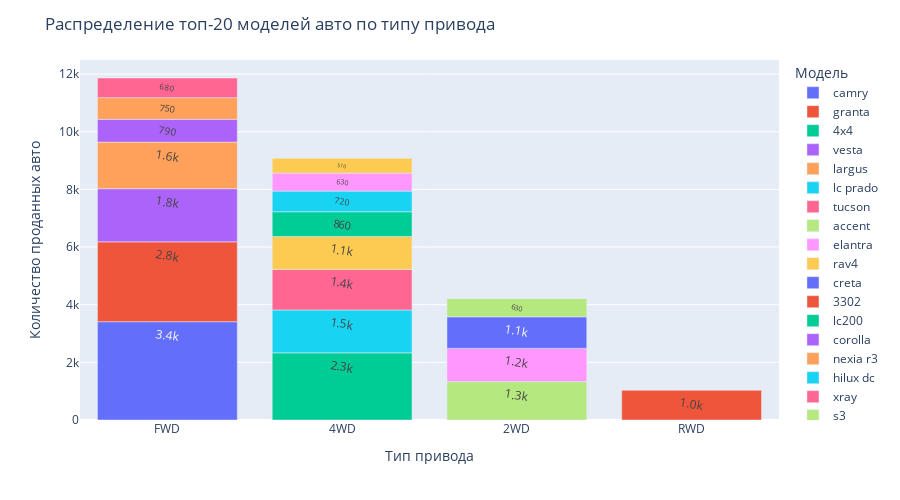

Source (notebook cell):
### Markdown cell above
<div class="alert alert-info">
   Из топ-20 самых продавемых авто порядка 70 % имеют объем двигателя 1,6 - 2 л. Около 30 %, в том числе и самая продавемая 
модель Camry, имеют объем двигателя 2 - 2,7 л. И только модель крупного внедорожника Toyota lc200 имеет объем двигателя 
4,6 л.
</div>

### Code cell
dfw = df.groupby(['Тип привода', 'Модель'], as_index = False).agg({'Количество':'sum'}).sort_values(by = 'Количество', ascending = False)[:20]
fig = px.bar(dfw, y = 'Количество', x = 'Тип привода', height = 500, text_auto='.2s', color = 'Модель')
fig.update_layout(xaxis_title = 'Тип привода', yaxis_title = 'Количество проданных авто', 
                  title = 'Распределение топ-20 моделей авто по типу привода')
fig.update_traces(textfont_size=12, textangle=10, textposition="inside", cliponaxis=False)
fig.show()

### Figure 1 — Plotly figure (JSON) as saved in the notebook; plotly's stock layout.template omitted (floating-point values rounded to 4 significant figures)
{"data": [{"alignmentgroup": "True", "cliponaxis": false, "hovertemplate": "Модель=camry<br>Тип привода=%{x}<br>Количество=%{y}<extra></extra>", "legendgroup": "camry", "marker": {"color": "#636efa", "pattern": {"shape": ""}}, "name": "camry", "offsetgroup": "camry", "orientation": "v", "showlegend": true, "textangle": 10, "textfont": {"size": 12}, "textposition": "inside", "texttemplate": "%{y:.2s}", "type": "bar", "x": ["FWD"], "xaxis": "x", "y": [3410], "yaxis": "y"}, {"alignmentgroup": "True", "cliponaxis": false, "hovertemplate": "Модель=granta<br>Тип привода=%{x}<br>Количество=%{y}<extra></extra>", "legendgroup": "granta", "marker": {"color": "#EF553B", "pattern": {"shape": ""}}, "name": "granta", "offsetgroup": "granta", "orientation": "v", "showlegend": true, "textangle": 10, "textfont": {"size": 12}, "textposition": "inside", "texttemplate": "%{y:.2s}", "type": "bar", "x": ["FWD"], "xaxis": "x", "y": [2771], "yaxis": "y"}, {"alignmentgroup": "True", "cliponaxis": false, "hovertemplate": "Модель=4x4<br>Тип привода=%{x}<br>Количество=%{y}<extra></extra>", "legendgroup": "4x4", "marker": {"color": "#00cc96", "pattern": {"shape": ""}}, "name": "4x4", "offsetgroup": "4x4", "orientation": "v", "showlegend": true, "textangle": 10, "textfont": {"size": 12}, "textposition": "inside", "texttemplate": "%{y:.2s}", "type": "bar", "x": ["4WD"], "xaxis": "x", "y": [2329], "yaxis": "y"}, {"alignmentgroup": "True", "cliponaxis": false, "hovertemplate": "Модель=vesta<br>Тип привода=%{x}<br>Количество=%{y}<extra></extra>", "legendgroup": "vesta", "marker": {"color": "#ab63fa", "pattern": {"shape": ""}}, "name": "vesta", "offsetgroup": "vesta", "orientation": "v", "showlegend": true, "textangle": 10, "textfont": {"size": 12}, "textposition": "inside", "texttemplate": "%{y:.2s}", "type": "bar", "x": ["FWD"], "xaxis": "x", "y": [1843], "yaxis": "y"}, {"alignmentgroup": "True", "cliponaxis": false, "hovertemplate": "Модель=largus<br>Тип привода=%{x}<br>Количество=%{y}<extra></extra>", "legendgroup": "largus", "marker": {"color": "#FFA15A", "pattern": {"shape": ""}}, "name": "largus", "offsetgroup": "largus", "orientation": "v", "showlegend": true, "textangle": 10, "textfont": {"size": 12}, "textposition": "inside", "texttemplate": "%{y:.2s}", "type": "bar", "x": ["FWD"], "xaxis": "x", "y": [1616], "yaxis": "y"}, {"alignmentgroup": "True", "cliponaxis": false, "hovertemplate": "Модель=lc prado<br>Тип привода=%{x}<br>Количество=%{y}<extra></extra>", "legendgroup": "lc prado", "marker": {"color": "#19d3f3", "pattern": {"shape": ""}}, "name": "lc prado", "offsetgroup": "lc prado", "orientation": "v", "showlegend": true, "textangle": 10, "textfont": {"size": 12}, "textposition": "inside", "texttemplate": "%{y:.2s}", "type": "bar", "x": ["4WD"], "xaxis": "x", "y": [1489], "yaxis": "y"}, {"alignmentgroup": "True", "cliponaxis": false, "hovertemplate": "Модель=tucson<br>Тип привода=%{x}<br>Количество=%{y}<extra></extra>", "legendgroup": "tucson", "marker": {"color": "#FF6692", "pattern": {"shape": ""}}, "name": "tucson", "offsetgroup": "tucson", "orientation": "v", "showlegend": true, "textangle": 10, "textfont": {"size": 12}, "textposition": "inside", "texttemplate": "%{y:.2s}", "type": "bar", "x": ["4WD"], "xaxis": "x", "y": [1404], "yaxis": "y"}, {"alignmentgroup": "True", "cliponaxis": false, "hovertemplate": "Модель=accent<br>Тип привода=%{x}<br>Количество=%{y}<extra></extra>", "legendgroup": "accent", "marker": {"color": "#B6E880", "pattern": {"shape": ""}}, "name": "accent", "offsetgroup": "accent", "orientation": "v", "showlegend": true, "textangle": 10, "textfont": {"size": 12}, "textposition": "inside", "texttemplate": "%{y:.2s}", "type": "bar", "x": ["2WD"], "xaxis": "x", "y": [1332], "yaxis": "y"}, {"alignmentgroup": "True", "cliponaxis": false, "hovertemplate": "Модель=elantra<br>Тип привода=%{x}<br>Количество=%{y}<extra></extra>", "legendgroup": "elantra", "marker": {"color": "#FF97FF", "pattern": {"shape": ""}}, "name": "elantra", "offsetgroup": "elantra", "orientation": "v", "showlegend": true, "textangle": 10, "textfont": {"size": 12}, "textposition": "inside", "texttemplate": "%{y:.2s}", "type": "bar", "x": ["2WD"], "xaxis": "x", "y": [1152], "yaxis": "y"}, {"alignmentgroup": "True", "cliponaxis": false, "hovertemplate": "Модель=rav4<br>Тип привода=%{x}<br>Количество=%{y}<extra></extra>", "legendgroup": "rav4", "marker": {"color": "#FECB52", "pattern": {"shape": ""}}, "name": "rav4", "offsetgroup": "rav4", "orientation": "v", "showlegend": true, "textangle": 10, "textfont": {"size": 12}, "textposition": "inside", "texttemplate": "%{y:.2s}", "type": "bar", "x": ["4WD"], "xaxis": "x", "y": [1143], "yaxis": "y"}, {"alignmentgroup": "True", "cliponaxis": false, "hovertemplate": "Модель=creta<br>Тип привода=%{x}<br>Количество=%{y}<extra></extra>", "legendgroup": "creta", "marker": {"color": "#636efa", "pattern": {"shape": ""}}, "name": "creta", "offsetgroup": "creta", "orientation": "v", "showlegend": true, "textangle": 10, "textfont": {"size": 12}, "textposition": "inside", "texttemplate": "%{y:.2s}", "type": "bar", "x": ["2WD"], "xaxis": "x", "y": [1094], "yaxis": "y"}, {"alignmentgroup": "True", "cliponaxis": false, "hovertemplate": "Модель=3302<br>Тип привода=%{x}<br>Количество=%{y}<extra></extra>", "legendgroup": "3302", "marker": {"color": "#EF553B", "pattern": {"shape": ""}}, "name": "3302", "offsetgroup": "3302", "orientation": "v", "showlegend": true, "textangle": 10, "textfont": {"size": 12}, "textposition": "inside", "texttemplate": "%{y:.2s}", "type": "bar", "x": ["RWD"], "xaxis": "x", "y": [1030], "yaxis": "y"}, {"alignmentgroup": "True", "cliponaxis": false, "hovertemplate": "Модель=lc200<br>Тип привода=%{x}<br>Количество=%{y}<extra></extra>", "legendgroup": "lc200", "marker": {"color": "#00cc96", "pattern": {"shape": ""}}, "name": "lc200", "offsetgroup": "lc200", "orientation": "v", "showlegend": true, "textangle": 10, "textfont": {"size": 12}, "textposition": "inside", "texttemplate": "%{y:.2s}", "type": "bar", "x": ["4WD"], "xaxis": "x", "y": [859], "yaxis": "y"}, {"alignmentgroup": "True", "cliponaxis": false, "hovertemplate": "Модель=corolla<br>Тип привода=%{x}<br>Количество=%{y}<extra></extra>", "legendgroup": "corolla", "marker": {"color": "#ab63fa", "pattern": {"shape": ""}}, "name": "corolla", "offsetgroup": "corolla", "orientation": "v", "showlegend": true, "textangle": 10, "textfont": {"size": 12}, "textposition": "inside", "texttemplate": "%{y:.2s}", "type": "bar", "x": ["FWD"], "xaxis": "x", "y": [791], "yaxis": "y"}, {"alignmentgroup": "True", "cliponaxis": false, "hovertemplate": "Модель=nexia r3<br>Тип привода=%{x}<br>Количество=%{y}<extra></extra>", "legendgroup": "nexia r3", "marker": {"color": "#FFA15A", "pattern": {"shape": ""}}, "name": "nexia r3", "offsetgroup": "nexia r3", "orientation": "v", "showlegend": true, "textangle": 10, "textfont": {"size": 12}, "textposition": "inside", "texttemplate": "%{y:.2s}", "type": "bar", "x": ["FWD"], "xaxis": "x", "y": [751], "yaxis": "y"}, {"alignmentgroup": "True", "cliponaxis": false, "hovertemplate": "Модель=hilux dc<br>Тип привода=%{x}<br>Количество=%{y}<extra></extra>", "legendgroup": "hilux dc", "marker": {"color": "#19d3f3", "pattern": {"shape": ""}}, "name": "hilux dc", "offsetgroup": "hilux dc", "orientation": "v", "showlegend": true, "textangle": 10, "textfont": {"size": 12}, "textposition": "inside", "texttemplate": "%{y:.2s}", "type": "bar", "x": ["4WD"], "xaxis": "x", "y": [716], "yaxis": "y"}, {"alignmentgroup": "True", "cliponaxis": false, "hovertemplate": "Модель=xray<br>Тип привода=%{x}<br>Количество=%{y}<extra></extra>", "legendgroup": "xray", "marker": {"color": "#FF6692", "pattern": {"shape": ""}}, "name": "xray", "offsetgroup": "xray", "orientation": "v", "showlegend": true, "textangle": 10, "textfont": {"size": 12}, "textposition": "inside", "texttemplate": "%{y:.2s}", "type": "bar", "x": ["FWD"], "xaxis": "x", "y": [682], "yaxis": "y"}, {"alignmentgroup": "True", "cliponaxis": false, "hovertemplate": "Модель=s3<br>Тип привода=%{x}<br>Количество=%{y}<extra></extra>", "legendgroup": "s3", "marker": {"color": "#B6E880", "pattern": {"shape": ""}}, "name": "s3", "offsetgroup": "s3", "orientation": "v", "showlegend": true, "textangle": 10, "textfont": {"size": 12}, "textposition": "inside", "texttemplate": "%{y:.2s}", "type": "bar", "x": ["2WD"], "xaxis": "x", "y": [631], "yaxis": "y"}, {"alignmentgroup": "True", "cliponaxis": false, "hovertemplate": "Модель=sportage<br>Тип привода=%{x}<br>Количество=%{y}<extra></extra>", "legendgroup": "sportage", "marker": {"color": "#FF97FF", "pattern": {"shape": ""}}, "name": "sportage", "offsetgroup": "sportage", "orientation": "v", "showlegend": true, "textangle": 10, "textfont": {"size": 12}, "textposition": "inside", "texttemplate": "%{y:.2s}", "type": "bar", "x": ["4WD"], "xaxis": "x", "y": [625], "yaxis": "y"}, {"alignmentgroup": "True", "cliponaxis": false, "hovertemplate": "Модель=niva<br>Тип привода=%{x}<br>Количество=%{y}<extra></extra>", "legendgroup": "niva", "marker": {"color": "#FECB52", "pattern": {"shape": ""}}, "name": "niva", "offsetgroup": "niva", "orientation": "v", "showlegend": true, "textangle": 10, "textfont": {"size": 12}, "textposition": "inside", "texttemplate": "%{y:.2s}", "type": "bar", "x": ["4WD"], "xaxis": "x", "y": [512], "yaxis": "y"}], "layout": {"barmode": "relative", "height": 500, "legend": {"title": {"text": "Модель"}, "tracegroupgap": 0}, "margin": {"t": 60}, "title": {"text": "Распределение топ-20 моделей авто по типу привода"}, "xaxis": {"anchor": "y", "domain": [0, 1], "title": {"text": "Тип привода"}}, "yaxis": {"anchor": "x", "domain": [0, 1], "title": {"text": "Количество проданных авто"}}}}
